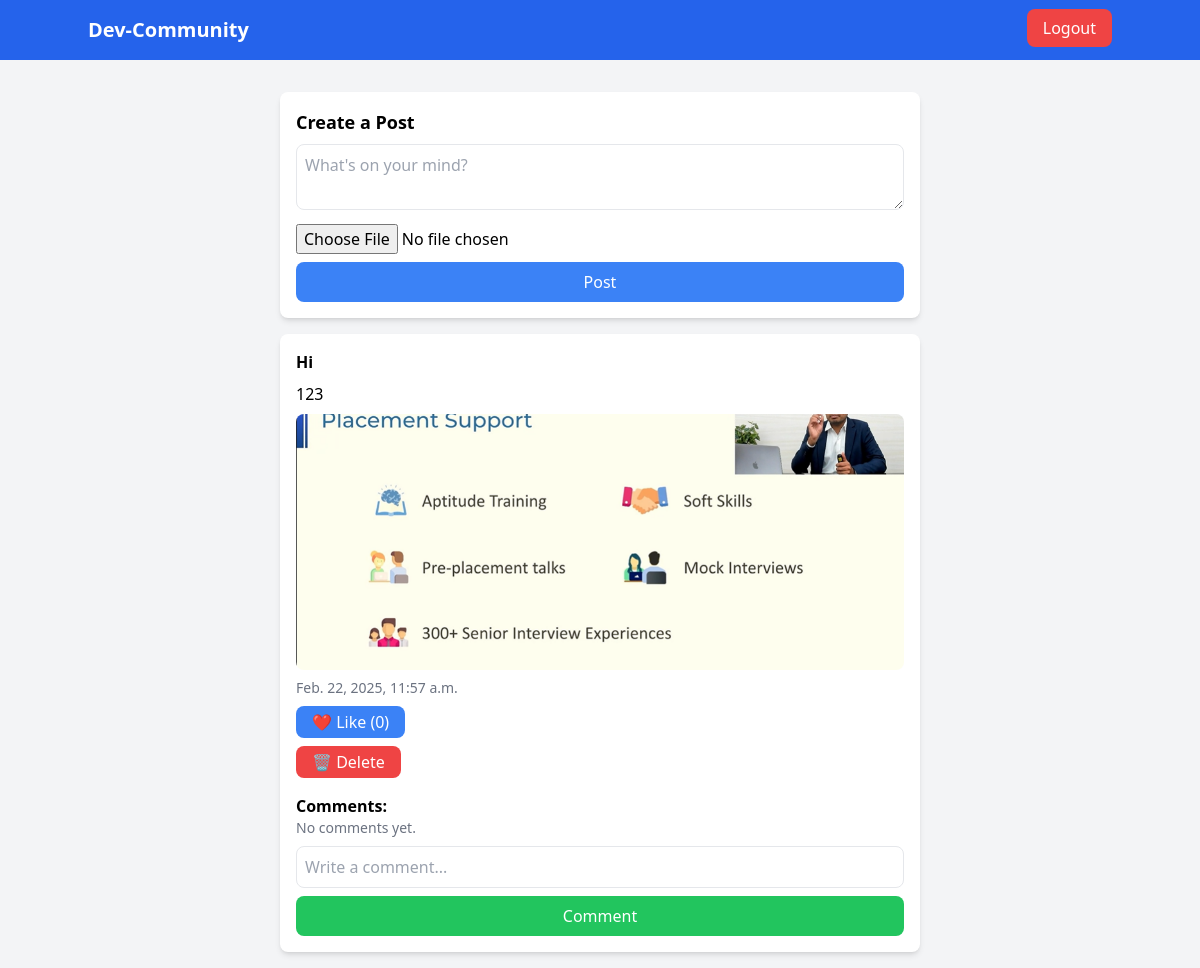
/home (signed in), run on an earlier commit of the app's database.
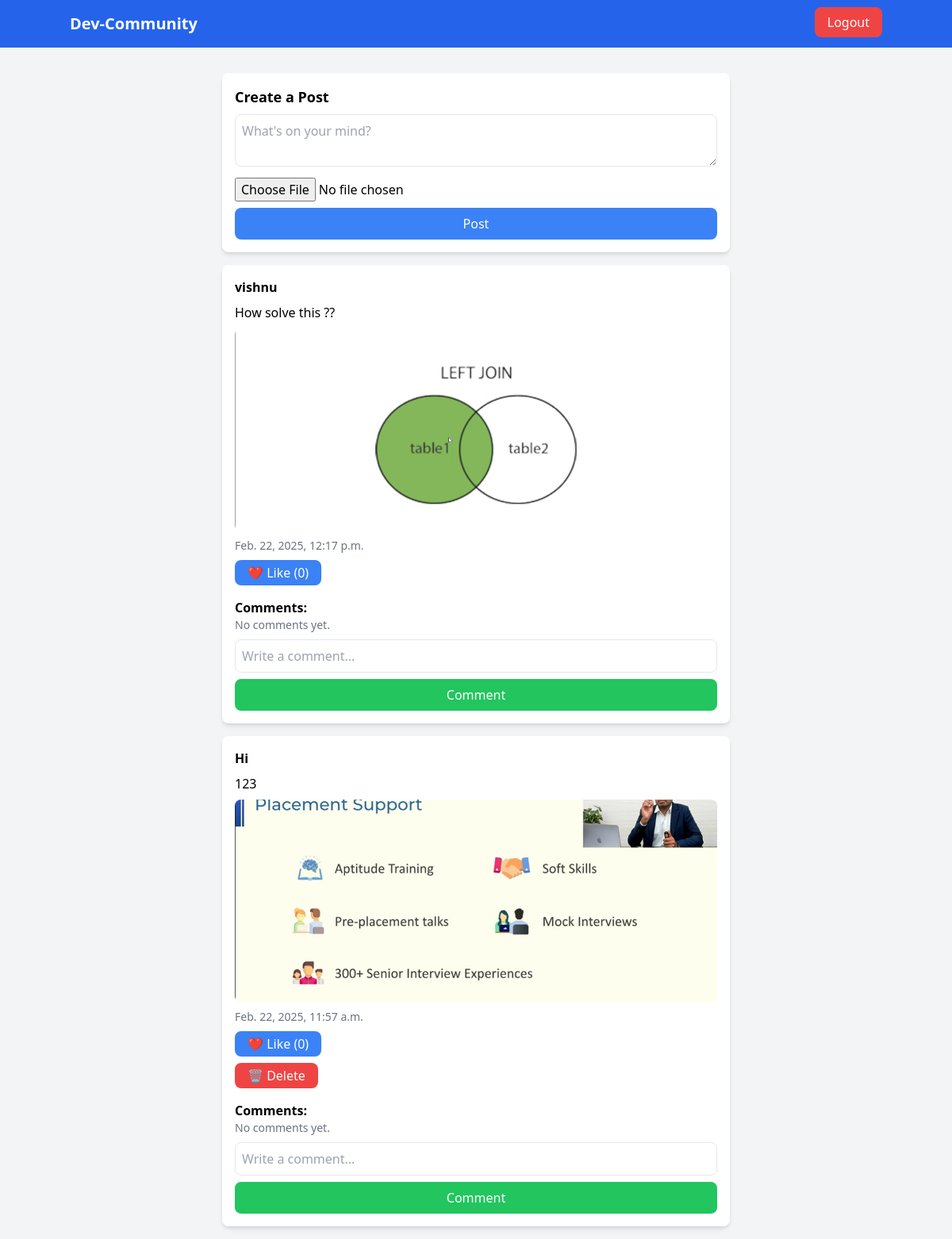
And on a later commit of the database.
### core/models.py (models this page shows)
class Post(models.Model):
    user = models.ForeignKey(User, on_delete=models.CASCADE)
    content = models.TextField()
    image = models.ImageField(upload_to="post_images/", blank=True, null=True)
    created_at = models.DateTimeField(auto_now_add=True)
    def total_likes(self):
        return self.like_set.count()

### core/views.py (the view)
# urls.py: path("home",home,name='home'),
@login_required
def home(request):
    posts = Post.objects.all().order_by("-created_at")
    return render(request, "home.html", {"posts": posts})

### templates/home.html (shortened to what this page needs)
<!DOCTYPE html>
<html lang="en">
<head>
    <script src="https://cdn.tailwindcss.com"></script>
</head>
<body class="bg-gray-100">
    <nav class="bg-blue-600 p-4 text-white">
        <div class="container mx-auto flex justify-between">
            <h1 class="text-xl font-bold">Dev-Community</h1>
            <div>
                <a href="{% url 'logout' %}" class="px-4 py-2 bg-red-500 rounded-lg">Logout</a>
            </div>
        </div>
    </nav>
    <div class="container mx-auto max-w-2xl p-4 mt-4">
        <div class="bg-white p-4 shadow-md rounded-lg">
            <h2 class="text-lg font-bold">Create a Post</h2>
            <form method="POST" enctype="multipart/form-data" action="{% url 'create_post' %}">
                <textarea name="content" placeholder="What's on your mind?" required class="w-full p-2 border rounded-lg mt-2"></textarea>
                <input type="file" name="image" class="mt-2">
                <button type="submit" class="w-full bg-blue-500 text-white p-2 rounded-lg mt-2">Post</button>
            </form>
        </div>
        {% for post in posts %}
        <div class="bg-white p-4 mt-4 shadow-md rounded-lg">
            <h3 class="font-bold">{{ post.user.username }}</h3>
            <p class="mt-2">{{ post.content }}</p>
            {% if post.image %}
            <img src="{{ post.image.url }}" alt="Post Image" class="mt-2 w-full h-64 object-cover rounded-lg">
            {% endif %}
            <p class="text-sm text-gray-500 mt-2">{{ post.created_at }}</p>
            <form method="POST" action="{% url 'like_post' post.id %}">
                <button type="submit" class="mt-2 px-4 py-1 bg-blue-500 text-white rounded-lg">
                    ❤️ Like ({{ post.total_likes }})
                </button>
            </form>
            {% if post.user == request.user %}
            <form method="POST" action="{% url 'delete_post' post.id %}" class="mt-2">
                <button type="submit" class="px-4 py-1 bg-red-500 text-white rounded-lg">
                    🗑 Delete
                </button>
            </form>
            {% endif %}
            <h4 class="mt-4 font-semibold">Comments:</h4>
            {% for comment in post.comment_set.all %}
            <p class="text-sm bg-gray-100 p-2 rounded-lg mt-1"><b>{{ comment.user.username }}</b>: {{ comment.content }}</p>
            {% empty %}
            <p class="text-sm text-gray-500">No comments yet.</p>
            {% endfor %}
            <form method="POST" action="{% url 'comment_post' post.id %}" class="mt-2">
                <input type="text" name="content" placeholder="Write a comment..." class="w-full p-2 border rounded-lg">
                <button type="submit" class="w-full bg-green-500 text-white p-2 rounded-lg mt-2">Comment</button>
            </form>
        </div>
        {% endfor %}
    </div>
</body>
</html>

What changed in the data, as far as the page shows it:
added Post: user.username "vishnu", content "How solve this ??", image (picture), created_at "Feb. 22, 2025, 12:17 p.m.", total_likes "0"
